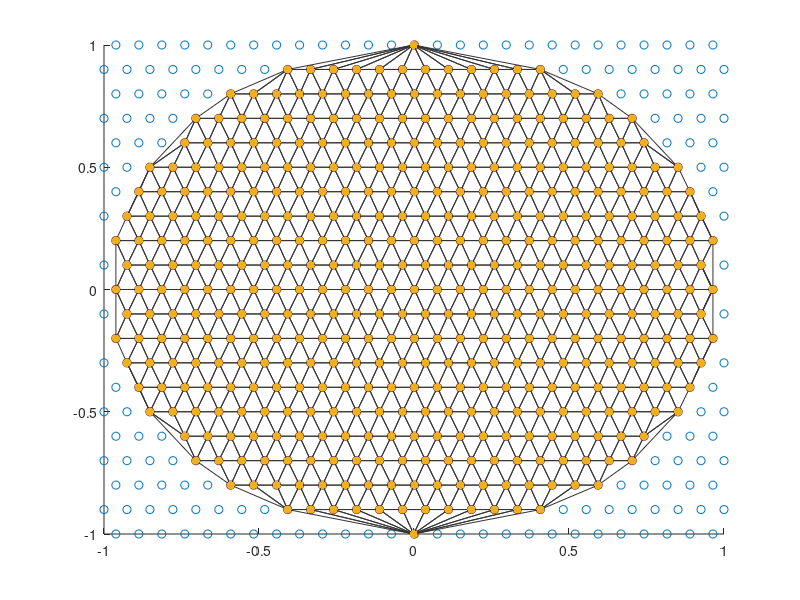

MATLAB code to generate this figure: (Note: this script raises an error after producing the figure.)
clear

% hammer aitov projection
hap = @(azi, ele) [-cos(ele).*sin(azi/2) sin(ele)] ./ (sqrt(1+cos(ele).*cos(azi/2)));

%inverse
z = @(x,y) sqrt(1-(x*2*sqrt(2)/4).^2-(y*sqrt(2)/2).^2);
ihap = @(x,y,z) [2*atan(sqrt(2)*2*-x.*z/2./(2*z.^2-1)) asin(sqrt(2)*y.*z)];
% inverse test
% azi = 0;
% ele = 0;
% 
% xy = hap(azi,ele)
% x = xy(1);
% y = xy(2);
% 
% hz = z(x,y)
% ihap(x,y,z(x,y))

%
nx = 28;
ny = 21;
[X, Y] = meshgrid(linspace(-1,1,nx), linspace(-1,1,ny));
X(1:2:end,:) = X(1:2:end,:) - 1 / nx;

X = X(:);
Y = Y(:);
figure, scatter(X,Y)


aziele = ihap(X,Y,z(X,Y));
azi = aziele(:,1);
ele = aziele(:,2);

rePro = hap(azi,ele);
xre = rePro(:,1);
yre = rePro(:,2);

dmax = 0.00001;
for ii=1:size(X,1)
    r(ii) = abs(X(ii) - xre(ii)) < dmax || abs(Y(ii) - yre(ii)) < dmax;
end

X(~r) = [];
Y(~r) = [];

hold all
scatter(X,Y)

aziele = ihap(X,Y,z(X,Y));
azi = aziele(:,1);
ele = aziele(:,2);

rePro = hap(azi,ele);
xre = rePro(:,1);
yre = rePro(:,2);





tri = delaunay(xre,yre)
triplot (tri, xre, yre, 'Color', [0.2 0.2 0.2]);

scatter (xre, yre, 300,  '.r');
xlim ([-1 1])


[x,y,z] = sph2cart(azi,ele,1);

vertices = [xre yre]';
hammerAitovSampleVertices = vertices(:);
hammerAitovSampleX = x;
hammerAitovSampleY = y;
hammerAitovSampleZ = z;

%%
str = '';
str = [str mat2header('hammerAitovSampleX',hammerAitovSampleX,false)];
str = [str mat2header('hammerAitovSampleY',hammerAitovSampleY,false)];
str = [str mat2header('hammerAitovSampleZ',hammerAitovSampleZ,false)];
str = [str mat2header('hammerAitovSampleVertices',hammerAitovSampleVertices,false)];

indices = (tri-1)';
hammerAitovSampleIndices = indices(:);
str = [str mat2header('hammerAitovSampleIndices',hammerAitovSampleIndices,true)];


fid=fopen('hammerAitovSample.h', 'wt+');
fprintf(fid, '%s', ['#ifndef hammerAitovSample_h ' newline ' #define hammerAitovSample_h ' newline newline '#define nSamplePoints ' num2str(length(hammerAitovSampleX)) newline str newline ' #endif']);
fclose(fid);
%%
X(r) = [];
Y(r) = [];
aziele = ihap(X,Y,z(X,Y));
azi = aziele(:,1);
ele = aziele(:,2);

hold all
scatter(X,Y)


%%
tDesign = getTdesign(21); % tDesign for 10th order (Spherical Harmonic Transform Toolbox)
[tDesign(:,4),tDesign(:,5)] = cart2sph(tDesign(:,1),tDesign(:,2),tDesign(:,3))

tDesignProjected = hap(tDesign(:,4),tDesign(:,5));
scatter(tDesignProjected(:,1),tDesignProjected(:,2));

%%
tri = delaunay(tDesignProjected(:,1),tDesignProjected(:,2))
triplot(tri,tDesignProjected(:,1),tDesignProjected(:,2));

%%
vertices = tDesignProjected';
vertices = vertices(:);
mat2header('tDesignProjected',vertices,0);

%%
indices = (tri-1)';
indices = indices(:);
mat2header('vertexIndex',indices,1);